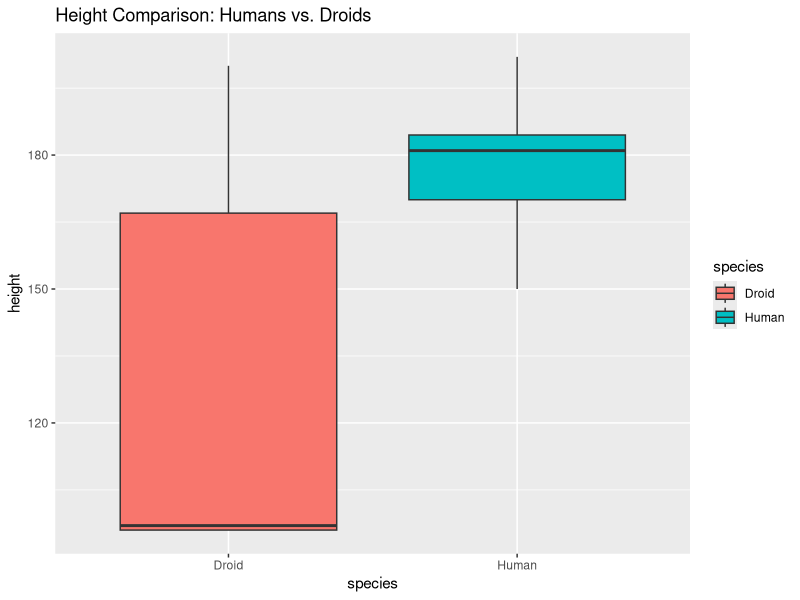

Write R code to recreate this figure.
## ---- chunk 1
library(tidyverse)

# Comparing heights of Humans and Droids
comparison_data <- starwars |> 
  filter(species %in% c("Human", "Droid")) |>
  drop_na(height)

ggplot(comparison_data, aes(x = species, y = height, fill = species)) +
  geom_boxplot() +
  labs(title = "Height Comparison: Humans vs. Droids")
## ---- chunk 2
# Conducting the Independent Samples t-test
t_test_results <- t.test(height ~ species, data = comparison_data)

# View results
t_test_results
